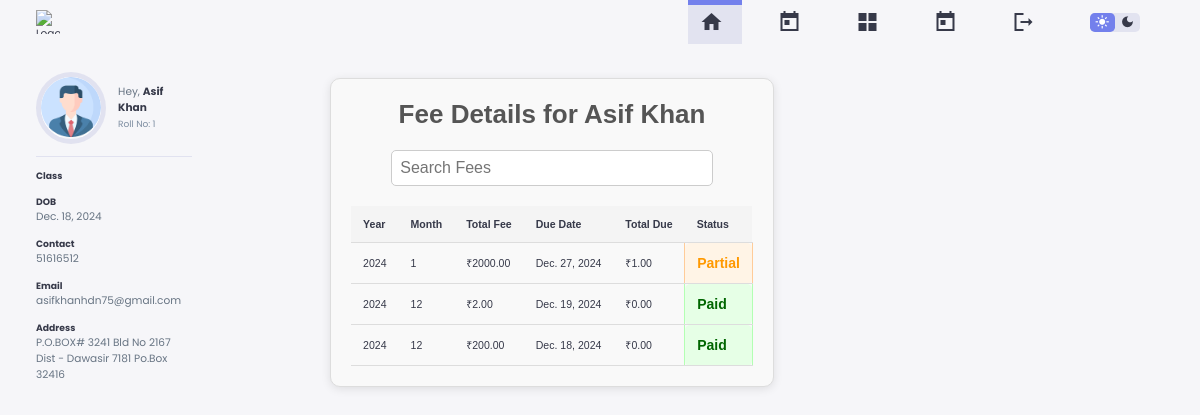
The app's page /student-fee-detail/ (signed in) with its own data.
### app1/models.py (models this page shows, shortened)
class Student(models.Model):
    user = models.OneToOneField(User, on_delete=models.CASCADE, related_name="student_profile")
    name = models.CharField(max_length=255)
    email = models.EmailField(max_length=255)
    phone_number = models.CharField(max_length=15)
    face_embedding = models.JSONField(blank=True, null=True)
    authorized = models.BooleanField(default=False)
    roll_no = models.CharField(max_length=20,unique=True)
    address = models.TextField()
    date_of_birth = models.DateField()
    joining_date = models.DateField()
    mother_name = models.CharField(max_length=255)
    father_name = models.CharField(max_length=255)
    session = models.ForeignKey(Session, on_delete=models.CASCADE, related_name="students")
    courses = models.ManyToManyField(Course, related_name="students")
    department = models.ManyToManyField(Department, related_name="students")
    semester= models.ManyToManyField(Semester, related_name="students")

class Fee(models.Model):
    student = models.ForeignKey(Student, on_delete=models.CASCADE, related_name="fees")
    total_fee = models.DecimalField(max_digits=10, decimal_places=2)
    due_date = models.DateField()
    paid = models.BooleanField(default=False)
    balance = models.DecimalField(max_digits=10, decimal_places=2, default=0.00)
    added_month = models.PositiveIntegerField()
    added_year = models.PositiveIntegerField()
    advance_payment = models.DecimalField(max_digits=10, decimal_places=2, default=0.00)
    STATUS_CHOICES = [
        ('Paid', 'Paid'),
        ('Pending', 'Pending'),
        ('Partial', 'Partial'),
    ]
    status = models.CharField(max_length=10, choices=STATUS_CHOICES, default='Pending')

### app1/views.py (the view)
# urls.py: path('student-fee-detail/', views.student_fee_detail, name='student_fee_detail'),
@login_required
def student_fee_detail(request):
    student = get_object_or_404(Student, user=request.user)
    fee_details = Fee.objects.filter(student=student).order_by('-due_date')
    context = {
        'student': student,
        'fee_details': fee_details,
    }
    return render(request, 'student/student_fee_detail.html', context)

### templates/student/student_fee_detail.html (shortened to what this page needs)
{% load static %}
<!DOCTYPE html>
<html lang="en">
<head>
    <link rel="stylesheet" href="{% static 'style.css' %}">
</head>
<body>
    <header>
        <div class="logo" title="University Management System">
            <img src="https://apycoder.com/wp-content/uploads/2024/02/WhatsApp-Image-2024-02-10-at-2.31.50-PM-1.jpeg" alt="Logo">
        </div>
        <div class="navbar">
            <a href="{% url 'student_dashboard' %}" class="active">
                <span class="material-icons-sharp">home</span>
            </a>
            <a href="{%url 'student_attendance'%}" onclick="timeTableAll()">
                <span class="material-icons-sharp">today</span>
            </a>
            <a href="{% url 'student_fee_detail' %}">
                <span class="material-icons-sharp">grid_view</span>
            </a>
            <a href="{% url 'Student_leave_list' %}">
                <span class="material-icons-sharp">today</span>
            </a>
            <a href="{% url 'logout' %}">
                <span class="material-icons-sharp">logout</span>
            </a>
        </div>
        <div class="theme-toggler">
            <span class="material-icons-sharp active">light_mode</span>
            <span class="material-icons-sharp">dark_mode</span>
        </div>
    </header>
    <div class="container">
        <aside>
            <div class="profile">
                <div class="top">
                    <div class="profile-photo">
                        {% if student.image %}
                            <img src="{{ student.image.url }}" alt="Profile Photo">
                        {% else %}
                            <img src="{% static 'images/defual.png' %}" alt="Default Profile Photo">
                        {% endif %}
                    </div>
                    <div class="info">
                        <p>Hey, <b>{{ student.name }}</b></p>
                        <small class="text-muted">Roll No: {{ student.roll_no }}</small>
                    </div>
                </div>
                <div class="about">
                    <h5>Class</h5>
                    <p>{{ student.student_class }}</p>
                    <h5>DOB</h5>
                    <p>{{ student.date_of_birth }}</p>
                    <h5>Contact</h5>
                    <p>{{ student.phone_number }}</p>
                    <h5>Email</h5>
                    <p>{{ student.email }}</p>
                    <h5>Address</h5>
                    <p>{{ student.address }}</p>
                </div>
            </div>
        </aside>
        <div class="fee-container">
            <h1>Fee Details for {{ student.name }}</h1>
            <div class="search-bar">
                <input type="text" id="feeSearch" placeholder="Search Fees" onkeyup="searchFees()">
            </div>
            <table id="feeTable">
                <thead>
                    <tr>
                        <th>Year</th>
                        <th>Month</th>
                        <th>Total Fee</th>
                        <th>Due Date</th>
                        <th>Total Due</th>
                        <th>Status</th>
                    </tr>
                </thead>
                <tbody>
                    {% for fee in fee_details %}
                    <tr class="fee-record">
                        <td>{{ fee.added_year }}</td>
                        <td>{{ fee.added_month }}</td>
                        <td>₹{{ fee.total_fee }}</td>
                        <td>{{ fee.due_date }}</td>
                        <td>₹{{ fee.balance }}</td>
                        <td class="fee-status
                            {% if fee.status == 'Paid' %}paid{% elif fee.status == 'Pending' %}pending{% elif fee.status == 'Partial' %}partially-paid{% elif fee.status == 'Overdue' %}overdue{% endif %}
                        ">
                            {{ fee.status }}
                        </td>
                    </tr>
                    {% empty %}
                    <tr>
                        <td colspan="6" class="no-fee-record">No fee details available.</td>
                    </tr>
                    {% endfor %}
                </tbody>
            </table>
        </div>
    </div>
</body>
</html>

### static/style.css (style rules this page uses)
:root { --color-primary: #7380ec; --color-danger: #ff7782; --color-success: #41f1b6; --color-warning: #ffbb55; --color-white: #fff; --color-info: #7d8da1; --color-dark: #363949; --color-light: rgba(132, 139, 200, 0.18); --color-dark-varient: #677483; --color-background: #f6f6f9; --card-border-radius: 2rem; --border-radius-1: 0.4rem; --border-radius-2: 1.2rem; --card-padding: 1.8rem; --box-shadow: 0 2rem 3rem var(--color-light) }
* { margin:0; padding: 0; text-decoration: none; list-style: none; box-sizing: border-box; }
html { font-size: 14px; scroll-behavior: smooth; }
body { font-family: 'Poppins', sans-serif; font-size: .88rem; background: var(--color-background); user-select: none; overflow-x: hidden; color: var(--color-dark); }
* { color: var(--color-dark); }
img { display: block; width: 100%; }
h1 { font-weight: 800; font-size: 1.8rem; }
h5 { font-size: .77rem; }
small { font-size: .75rem; }
.text-muted { color: var(--color-info); }
p { color: var(--color-dark-varient); }
b { color: var(--color-dark); }
.container { position: relative; display: grid; width: 93%; margin: 0 3rem; gap: 1.8rem; grid-template-columns: 14rem auto 23rem; padding-top: 4rem; }
header { position: fixed; width: 100vw; z-index: 1000; background-color: var(--color-background); }
header .logo { display: flex; gap: .8rem; margin-right: auto; }
header .logo img { width: 2rem; height: 2rem; }
header, header .navbar { display: flex; align-items: center; justify-content: flex-end; padding: 0 3rem; color: var(--color-info); }
header .navbar a { display: flex; margin-left: 2rem; gap: 1rem; align-items: center; justify-content: space-between; position: relative; height: 3.7rem; transition: all 300ms ease; padding: 0 2rem; }
header .navbar a.active { background: var(--color-light); color: var(--color-primary); }
header .navbar a.active::before { content: ""; background-color: var(--color-primary); position: absolute; height: 5px; width: 100%; left: 0;top: 0; }
header .theme-toggler { background: var(--color-light); display: flex; justify-content: space-between; align-items: center; height: 1.6rem; width: 4.2rem; cursor: pointer; border-radius: var(--border-radius-1); margin-right: 2rem; }
header .theme-toggler span { font-size: 1.2rem; width: 50%; height: 100%; display: flex; align-items: center; justify-content: center; }
header .theme-toggler span.active { background-color: var(--color-primary); color: white; border-radius: var(--border-radius-1); }
aside .profile { margin-top: 2rem; width: 13rem; position: fixed; }
aside .profile .top { display: flex; align-items: center; gap: 1rem; border-bottom: 1px solid var(--color-light); padding-bottom: 1rem; }
aside .profile .top .profile-photo { width: 6rem; height: 6rem; border-radius: 50%; overflow: hidden; border: 5px solid var(--color-light); transition: all 400ms ease; }
aside .profile .about p { padding-bottom: 1rem; }
aside .profile .about { margin-top: 1rem; }
@media screen and (max-width: 1200px) { html { font-size: 12px; } }
@media screen and (max-width: 1200px) { .container { grid-template-columns: 13rem auto 20rem; } }
@media screen and (max-width: 1200px) { header { position: fixed; } }
@media screen and (max-width: 1200px) { .container { padding-top: 4rem; } }
@media screen and (max-width: 1200px) { header .navbar a { width: 4.5rem; padding: 0 1rem; } }
.fee-container { font-family: 'Arial', sans-serif; background-color: #f9f9f9; color: #333; border: 1px solid #ddd; border-radius: 10px; box-shadow: 0 2px 10px rgba(0, 0, 0, 0.1); padding: 20px; max-width: 800px; margin: 30px auto; }
.fee-container h1 { font-size: 26px; font-weight: bold; color: #555; text-align: center; margin-bottom: 20px; }

### records on screen
Student: name "Asif Khan", roll_no "1", date_of_birth "Dec. 18, 2024", phone_number "51616512", email "asifkhanhdn75@gmail.com", address "P.O.BOX# 3241 Bld No 2167 Dist - Dawasir 7181 Po.Box 32416"
Fee: added_year "2024", added_month "1", total_fee "2000.00", due_date "Dec. 27, 2024", balance "1.00", status "Partial"
Fee: added_year "2024", added_month "12", total_fee "2.00", due_date "Dec. 19, 2024", balance "0.00", status "Paid"
Fee: added_year "2024", added_month "12", total_fee "200.00", due_date "Dec. 18, 2024", balance "0.00", status "Paid"
